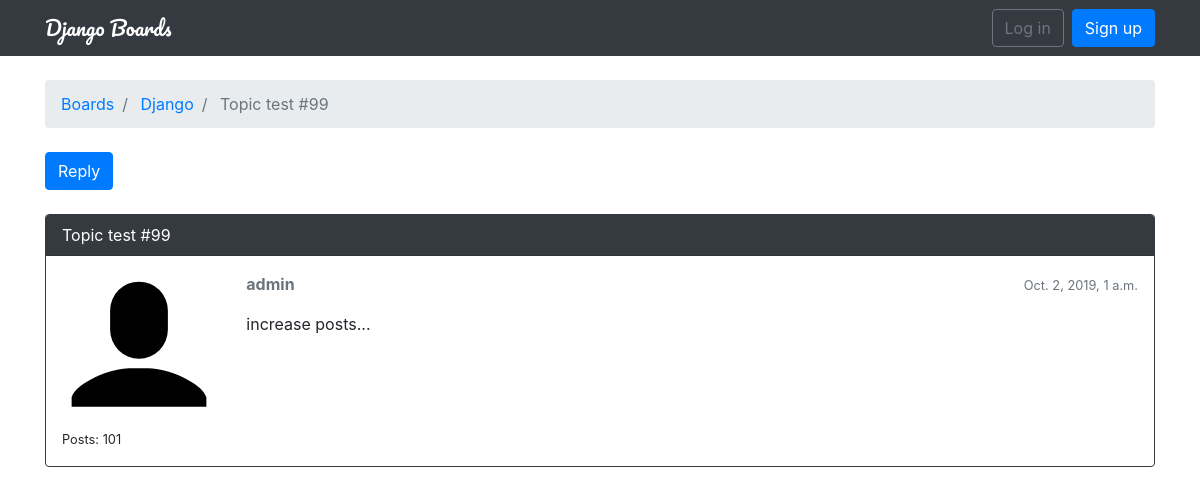
The app's page /board/1/topics/104/, older data.
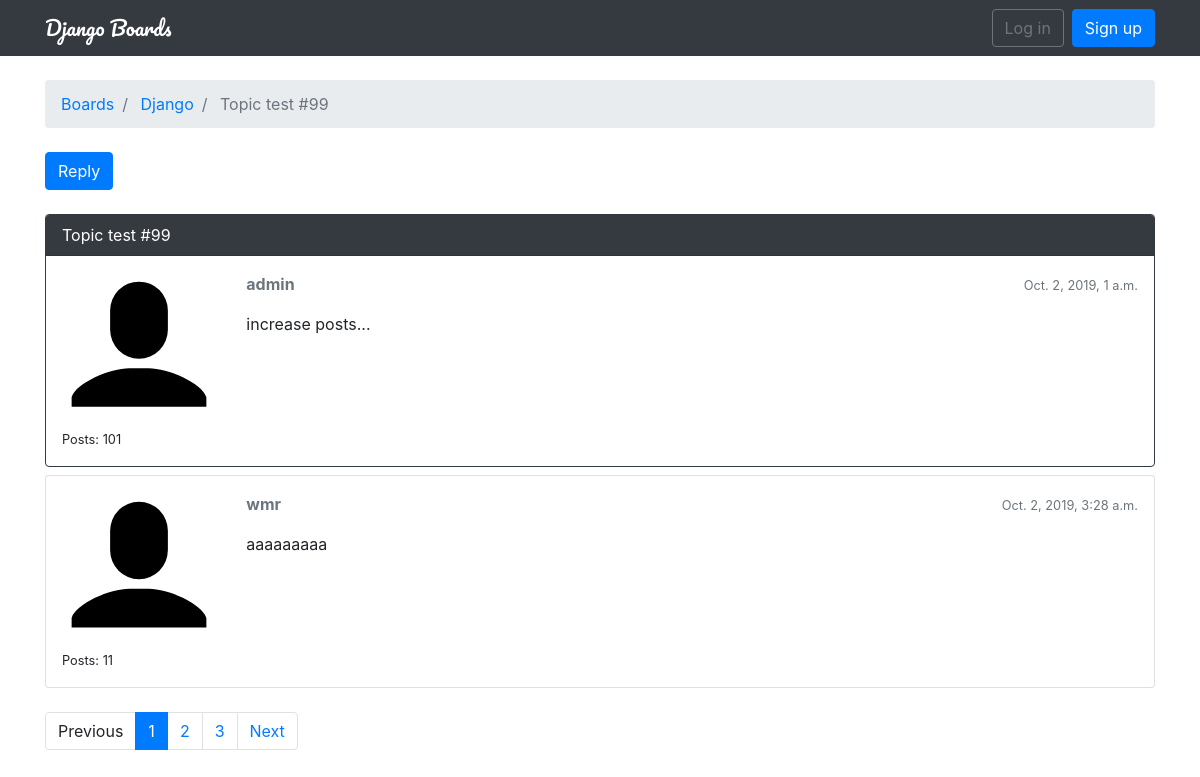
The same page, newer data.
### boards/models.py (models this page shows, shortened)
class Topic(models.Model):
    subject = models.CharField(max_length=255)
    last_updated = models.DateTimeField(auto_now_add=True)  # 创建对象时，设置为当前时间
    board = models.ForeignKey(Board, related_name='topics')  # 外键，related_name告诉关联的模型用什么字段引用本模型
    starter = models.ForeignKey(User, related_name='topics')
    views = models.PositiveIntegerField(default=0)  # 添加当前主题的访问次数

class Board(models.Model):
    name = models.CharField(max_length=30, unique=True)  # 限制名称唯一性
    description = models.CharField(max_length=255)

class Post(models.Model):
    message = models.TextField(max_length=4000)
    topic = models.ForeignKey(Topic, related_name='posts')
    created_at = models.DateTimeField(auto_now_add=True)
    updated_at = models.DateTimeField(null=True)
    created_by = models.ForeignKey(User, related_name='posts')
    updated_by = models.ForeignKey(User, null=True, related_name='+')  # +表示不建立反向关系，即不关心用户修改过哪些帖子

### boards/views.py (the view)
# urls.py: url(r'^board/(?P<pk>\d+)/topics/(?P<topic_pk>\d+)/$', views.PostListView.as_view(), name='topic_posts'),
class PostListView(ListView):
    model = Post
    context_object_name = 'posts'
    template_name = 'topic_posts.html'
    paginate_by = 2
    def get_context_data(self, **kwargs):
        self.topic.views += 1
        self.topic.save()
        kwargs['topic'] = self.topic
        return super().get_context_data(**kwargs)
    def get_queryset(self):
        self.topic = get_object_or_404(Topic, board__pk=self.kwargs.get('pk'), pk=self.kwargs.get('topic_pk'))
        queryset = self.topic.posts.order_by('created_at')
        return queryset

### templates/topic_posts.html (shortened to what this page needs)
{% extends 'base.html' %}
{% load static %}
{% block breadcrumb %}
<li class="breadcrumb-item">
    <a href="{% url 'home' %}">Boards</a>
</li>
<li class="breadcrumb-item">
    <a href="{% url 'board_topics' topic.board.pk %}">{{ topic.board.name }}</a>
</li>
<li class="breadcrumb-item active">
    {{ topic.subject }}
</li>
{% endblock %}
{% block content %}
<div class="mb-4">
    <a href="{% url 'reply_topic' topic.board.pk topic.pk %}" class="btn btn-primary" role="button">Reply</a>
</div>
{% for post in posts %}
<div class="card {% if forloop.last %} mb-4 {% else %} mb-2 {% endif %} {% if forloop.first %} border-dark {% endif %}">
    {% if forloop.first %}
    <div class="card-header text-white bg-dark py-2 px-3">{{ topic.subject }}</div>
    {% endif %}
    <div class="card-body p-3">
        <div class="row">
            <div class="col-2">
                <img src="{% static 'img/avatar.svg' %}" alt="{{ post.created_by.username }}" class="w-100">
                <small>Posts: {{ post.created_by.posts.count }}</small>
            </div>
            <div class="col-10">
                <div class="row mb-3">
                    <div class="col-6">
                        <strong class="text-muted">{{ post.created_by.username }}</strong>
                    </div>
                    <div class="col-6 text-right">
                        <small class="text-muted">{{ post.created_at }}</small>
                    </div>
                </div>
                {{ post.message }}
            </div>
        </div>
    </div>
</div>
{% endfor %}
{% include 'include/pagination.html' %}
{% endblock %}

### templates/base.html (shortened to what this page needs)
{% load static %}<!DOCTYPE html>
<html lang="en">
<head>
    <link rel="stylesheet" href="{% static 'css/bootstrap.min.css' %}">
    <link rel="stylesheet" href="{% static 'css/app.css' %}">
</head>
<body>
{% block body %}
<nav class="navbar navbar-expand-sm navbar-dark bg-dark">
    <div class="container">
        <a class="navbar-brand" href="{% url 'home' %}">Django Boards</a>
        <div class="collapse navbar-collapse" id="mainMenu">
            {% if user.is_authenticated %}
            <ul class="navbar-nav ml-auto">
                <li class="nav-item dropdown">
                    <a class="nav-link dropdown-toggle" href="#" id="userMenu" data-toggle="dropdown"
                       aria-haspopup="true" aria-expanded="false">
                        {{ user.username }}
                    </a>
                    <div class="dropdown-menu dropdown-menu-right" aria-labelledby="userMenu">
                        <a class="dropdown-item" href="{% url 'my_account' %}">My account</a>
                        <a class="dropdown-item" href="{% url 'password_change' %}">Change password</a>
                        <div class="dropdown-divider"></div>
                        <a class="dropdown-item" href="{% url 'logout' %}">Log out</a>
                    </div>
                </li>
            </ul>
            {% else %}
            <form class="form-inline ml-auto">
                <a href="{% url 'login' %}" class="btn btn-outline-secondary">Log in</a>
                <a href="{% url 'signup' %}" class="btn btn-primary ml-2">Sign up</a>
            </form>
            {% endif %}
        </div>
    </div>
</nav>
<div class="container">
    <ol class="breadcrumb my-4">
        {% block breadcrumb %}
        {% endblock %}
    </ol>
    {% block content %}
    {% endblock %}
</div>
{% endblock body %}
</body>
</html>

### templates/include/pagination.html (shortened to what this page needs)
{% if is_paginated %}
<nav aria-label="Topics pagination" class="mb-4">
    <ul class="pagination">
        {% if page_obj.has_previous %}
        <li class="page-item">
            <a class="page-link" href="?page={{ page_obj.previous_page_number }}">Previous</a>
        </li>
        {% else %}
        <li class="page-item">
            <a class="page-link disabled">Previous</a>
        </li>
        {% endif %}
        {% for page_num in paginator.page_range %}
        {% if page_obj.number == page_num %}
        <li class="page-item active">
            <span class="page-link">
                {{ page_num }}
            </span>
        </li>
        {% else %}
        <li class="page-item">
            <a class="page-link" href="?page={{ page_num }}">{{ page_num }}</a>
        </li>
        {% endif %}
        {% endfor %}
        {% if page_obj.has_next %}
        <li class="page-item">
            <a class="page-link" href="?page={{ page_obj.next_page_number }}">Next</a>
        </li>
        {% else %}
        <li class="page-item">
            <a class="page-link disabled">Next</a>
        </li>
        {% endif %}
    </ul>
</nav>
{% endif %}

### static/css/app.css (style rules this page uses)
.navbar-brand { font-family: 'Pacifico', cursive; }

Row changes from the older to the newer data that the page shows:
added Post: created_by.posts.count "11", created_by.username "wmr", created_at "Oct. 2, 2019, 3:28 a.m.", message "aaaaaaaaa"
Text that changed along with them:
text now shown: "Previous Next"
new list line: "1"
new list line: "2"
new list line: "3"
